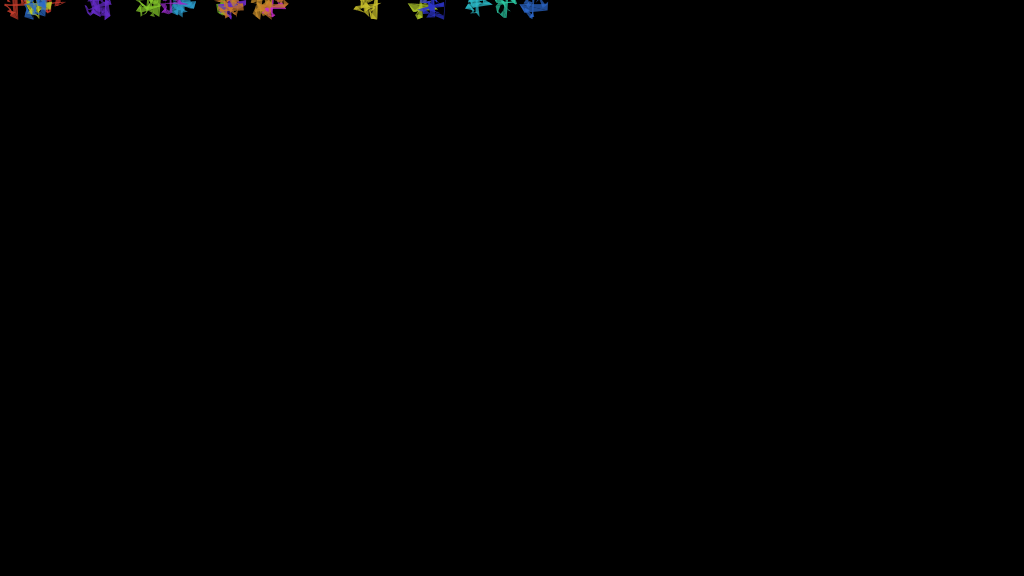
Frame 1 (no input)
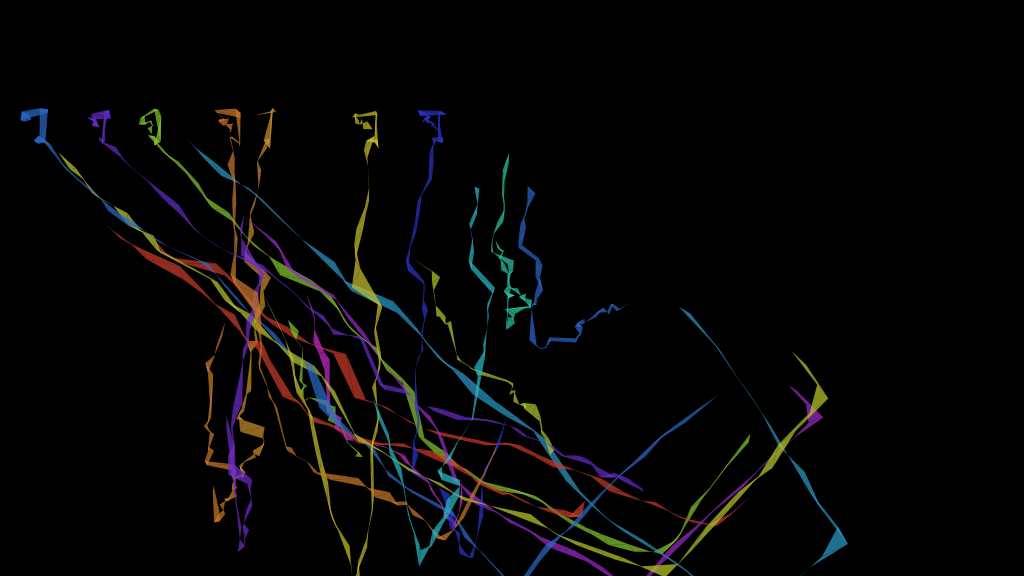
Frame 60 (the mouse pressed at the canvas centre just before this capture)
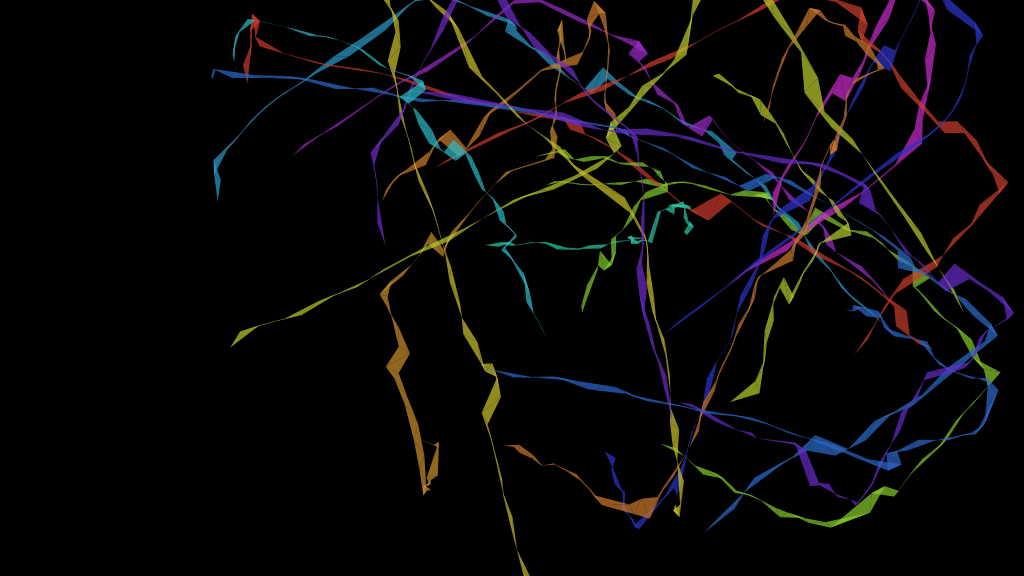
Frame 120 (the mouse held since frame 60 and released just before this capture)

The Processing sketch that drew these frames (run headless with seeded random() and noise(); from frame 60 on, the mouse is pressed at the canvas centre):

// Processing sketch: processing_152222
// ── processing_152222.pde

//A snake made of quads that swims around in 2 d space.


int count=20;
snake[] snakes;

snake s1, s2; 

void setup() {
  colorMode(HSB);
  size(1024, 576);
  frameRate(15);
  background(0);

  snakes = new snake[count];
  int index = 0;
  for(int i=0;i<count;i++){
   snakes[i]=new snake(random(width),random(height),int(random(40,90)));
  }
}

void draw() {
  background(0);
  //fill(10,10,10, 2);
  //rect(0, 0, width, height);
  for (int i=0; i< count; i++){
   snakes[i].swim();
  snakes[i].display();
  }
}

class snake {

  int pieces;//how many triangles make up the snake
  float[] []x;//position
  float c;
  float[]v;//velocity


  //constructor
  snake(float x_, float y_, int p_) {
    pieces = p_;
    x = new float[pieces][2];
    v = new float[2];

    for (int i=0; i<pieces; i++) {
      x[i][0] =x_;
      x[i][0]=y_;
    }
    c = random(255);
  }

  void swim() {

    for (int i=pieces-1; i>0; i--) {

      x[i][0] = x[i-1][0] + sin(frameCount/100)*10;
      x[i][1] = x[i-1][1] + sin(frameCount/24)*4;
    }
    
    if (x[0][0] < 200) {
      v[0]=10;
    }
    if (x[0][0]>width-200) {
      v[0]=-10;
    } else {
      v[0] += random(-1, 1);
    }
    if (x[0][1]<50) {
      v[1]=10;
    }
    if (x[0][1]>height-50) {
      v[1]=-10;
    } else { 

      v[1] += random(-1, 1);
    }


    x[0][0]  = x[0][0]  + v[0];
    x[0][1] = x[0][1] + v[1];
  }

  void display() {
    noStroke();
    
    
    fill(c,200,200, 185);
    
    beginShape(TRIANGLE_STRIP);
    
    for (int i=0; i<pieces; i++) {
      //fill((c + i)%255,200,200, 255);
      vertex(x[i][0] + random(-5,5)  + i%23-12,x[i][1] + random(-5,5) + i%33 - 16);
      //quad(x[i][0],x[i][1],x[i+1][0],x[i][1],x[i+1][0],x[i+1][1],x[i][0],x[i+1][1]);
      //fill((120+c+2*i)%255,200,200,125);
      //quad(x[i+1][0]-20,x[i][1],x[i][0]+20,x[i][1],x[i][0]+20,x[i+1][1],x[i+1][0]-20,x[i+1][1]);
    }
    endShape();
  }
}
